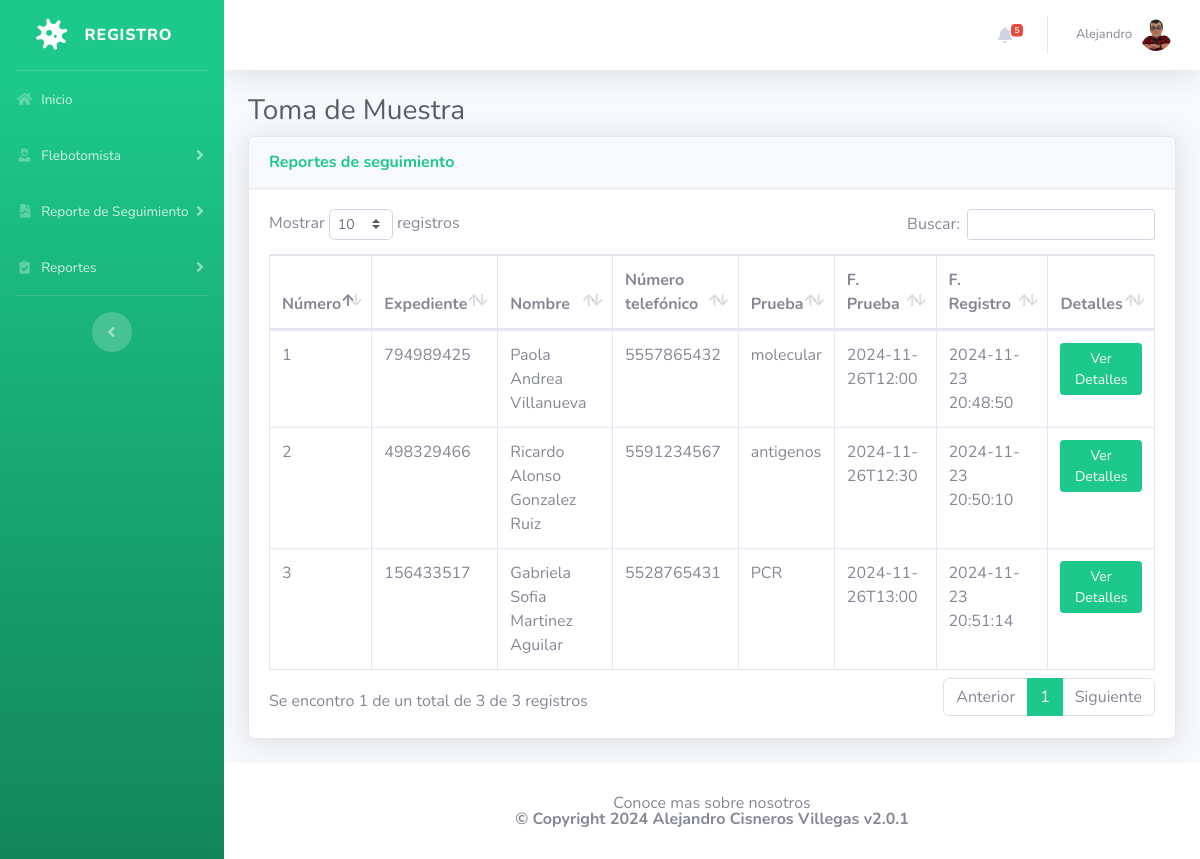
The app's page /sample-collected-test.php (signed in) with its own data.
### tables this page shows
CREATE TABLE `project_08_admin` (
  `ID` int(11) NOT NULL,
  `AdminName` varchar(120) DEFAULT NULL,
  `AdminuserName` varchar(20) NOT NULL,
  `MobileNumber` int(10) NOT NULL,
  `Email` varchar(120) NOT NULL,
  `Password` varchar(120) DEFAULT NULL,
  `AdminRegdate` timestamp NULL DEFAULT current_timestamp()
);

CREATE TABLE `project_08_testrecord` (
  `id` int(11) NOT NULL,
  `OrderNumber` bigint(14) DEFAULT NULL,
  `PatientMobileNumber` bigint(14) DEFAULT NULL,
  `TestType` varchar(100) DEFAULT NULL,
  `TestTimeSlot` varchar(120) DEFAULT NULL,
  `ReportStatus` varchar(100) DEFAULT NULL,
  `FinalReport` varchar(150) DEFAULT NULL,
  `ReportUploadTime` varchar(200) DEFAULT NULL,
  `RegistrationDate` timestamp NULL DEFAULT current_timestamp(),
  `AssignedtoEmpId` varchar(150) DEFAULT NULL,
  `AssigntoName` varchar(180) DEFAULT NULL,
  `AssignedTime` varchar(100) DEFAULT NULL
);

CREATE TABLE `project_08_patients` (
  `id` int(11) NOT NULL,
  `FullName` varchar(120) DEFAULT NULL,
  `MobileNumber` bigint(12) DEFAULT NULL,
  `DateOfBirth` date DEFAULT NULL,
  `GovtIssuedId` varchar(150) DEFAULT NULL,
  `GovtIssuedIdNo` varchar(150) DEFAULT NULL,
  `FullAddress` varchar(255) DEFAULT NULL,
  `State` varchar(200) DEFAULT NULL,
  `RegistrationDate` timestamp NOT NULL DEFAULT current_timestamp()
);

### sample-collected-test.php (the view, shortened to what this page needs)
<?php session_start();
include_once('includes/config.php');
if (strlen($_SESSION['aid']==0)) {
  header('location:logout.php');
  } else{
?>
<!DOCTYPE html>
<html lang="es">
    <head>
        <link href="vendor/fontawesome-free/css/all.min.css" rel="stylesheet" type="text/css">
        <link href="css/sb-admin-2.min.css" rel="stylesheet">
        <link href="vendor/datatables/dataTables.bootstrap4.min.css" rel="stylesheet">
    </head>
    <body id="page-top">
        <div id="wrapper">
            <?php include_once('includes/sidebar.php');?>
            <div id="content-wrapper" class="d-flex flex-column">
                <div id="content">
                    <?php include_once('includes/topbar.php');?>
                    <div class="container-fluid">
                        <h1 class="h3 mb-2 text-gray-800">Toma de Muestra</h1>
                        <div class="card shadow mb-4">
                            <div class="card-header py-3">
                                <h6 class="m-0 font-weight-bold text-success">Reportes de seguimiento</h6>
                            </div>
                            <div class="card-body">
                                <div class="table-responsive">
                                    <form name="assignto" method="post">
                                        <table class="table table-bordered" id="dataTable" width="100%" cellspacing="0">
                                            <thead>
                                                <tr>
                                                    <th>Número</th>
                                                    <th>Expediente</th>
                                                    <th>Nombre</th>
                                                    <th>Número telefónico</th>
                                                    <th>Prueba</th>
                                                    <th>F. Prueba</th>
                                                    <th>F. Registro</th>
                                                    <th>Detalles</th>
                                                </tr>
                                            </thead>
                                            <tbody>
                                                <?php $query=mysqli_query($con,"select project_08_testrecord.OrderNumber,project_08_patients.FullName,project_08_patients.MobileNumber,project_08_testrecord.TestType,project_08_testrecord.TestTimeSlot,project_08_testrecord.RegistrationDate,project_08_testrecord.id as testid from project_08_testrecord
                                                    join project_08_patients on project_08_patients.MobileNumber=project_08_testrecord.PatientMobileNumber
                                                    where ReportStatus='Toma de muestra'");
                                                    $cnt=1;
                                                    while($row=mysqli_fetch_array($query)){
                                                ?>
                                                <tr>
                                                    <td> <?php echo $cnt;?> </td>
                                                    <td> <?php echo $row['OrderNumber'];?> </td>
                                                    <td> <?php echo $row['FullName'];?> </td>
                                                    <td> <?php echo $row['MobileNumber'];?> </td>
                                                    <td> <?php echo $row['TestType'];?> </td>
                                                    <td> <?php echo $row['TestTimeSlot'];?> </td>
                                                    <td> <?php echo $row['RegistrationDate'];?> </td>
                                                    <td>
                                                        <a href="test-details.php?tid=<?php echo $row['testid'];?>&&oid=<?php echo $row['OrderNumber'];?>" class="btn btn-success btn-sm">Ver Detalles </a>
                                                    </td>
                                                </tr>
                                                <?php $cnt++;} ?>
                                            </tbody>
                                        </table>
                                    </form>
                                </div>
                            </div>
                        </div>
                    </div>
                </div>
                <?php include_once('includes/footer.php');?>
            </div>
        </div>
    </body>
</html>
<?php } ?>

### includes/topbar.php (shortened to what this page needs)
<nav class="navbar navbar-expand navbar-light bg-white topbar mb-4 static-top shadow">
    <?php if ($_SESSION['aid']): ?>
        <ul class="navbar-nav ml-auto">
            <?php $query = mysqli_query($con, "select * from project_08_testrecord where ReportStatus is null");
            $count = mysqli_num_rows($query);
            ?>
            <li class="nav-item dropdown no-arrow mx-1">
                <a class="nav-link dropdown-toggle" href="#" id="alertsDropdown" role="button"
                    data-toggle="dropdown" aria-haspopup="true" aria-expanded="false">
                    <i class="fas fa-bell fa-fw"></i>
                    <span class="badge badge-danger badge-counter"><?php echo $count; ?></span>
                </a>
            </li>
            <li class="nav-item dropdown no-arrow">
                <a class="nav-link dropdown-toggle" href="#" id="userDropdown" role="button"
                    data-toggle="dropdown" aria-haspopup="true" aria-expanded="false">
                    <?php
                    $adid = $_SESSION['aid'];
                    $ret1 = mysqli_query($con, "select AdminName from project_08_admin where ID='$adid'");
                    while ($row1 = mysqli_fetch_array($ret1)) {
                    ?>
                        <span class="mr-2 d-none d-lg-inline text-gray-600 small"><?php echo $row1['AdminName']; ?></span>
                    <?php } ?>
                    <img class="img-profile rounded-circle"
                        src="img/profile.png">
                </a>
            </li>
        </ul>
    <?php endif; ?>
</nav>

### records on screen
project_08_admin: AdminName "Alejandro"
project_08_testrecord: OrderNumber "794989425", project_08_patients.FullName "Paola Andrea Villanueva", project_08_patients.MobileNumber "5557865432", TestType "molecular", TestTimeSlot "2024-11-26T12:00", RegistrationDate "2024-11-23 20:48:50"
project_08_testrecord: OrderNumber "498329466", project_08_patients.FullName "Ricardo Alonso Gonzalez Ruiz", project_08_patients.MobileNumber "5591234567", TestType "antigenos", TestTimeSlot "2024-11-26T12:30", RegistrationDate "2024-11-23 20:50:10"
project_08_testrecord: OrderNumber "156433517", project_08_patients.FullName "Gabriela Sofia Martinez Aguilar", project_08_patients.MobileNumber "5528765431", TestType "PCR", TestTimeSlot "2024-11-26T13:00", RegistrationDate "2024-11-23 20:51:14"

### other values on screen
$count "5"
